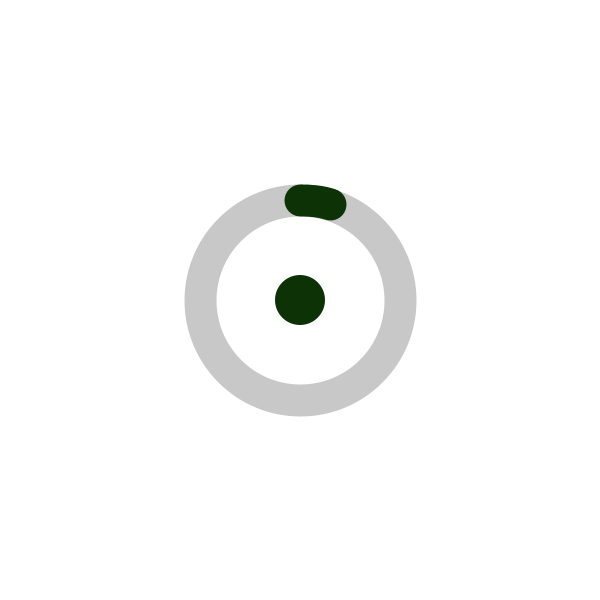
Frame 1 (no input)
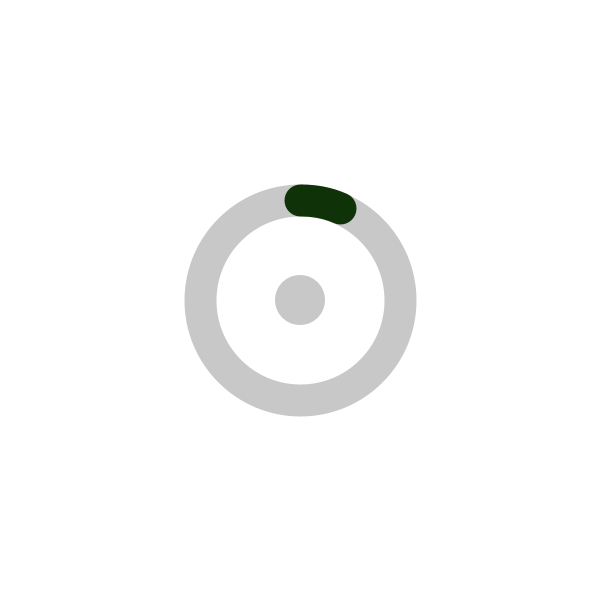
Frame 60 (the mouse pressed at the canvas centre just before this capture)
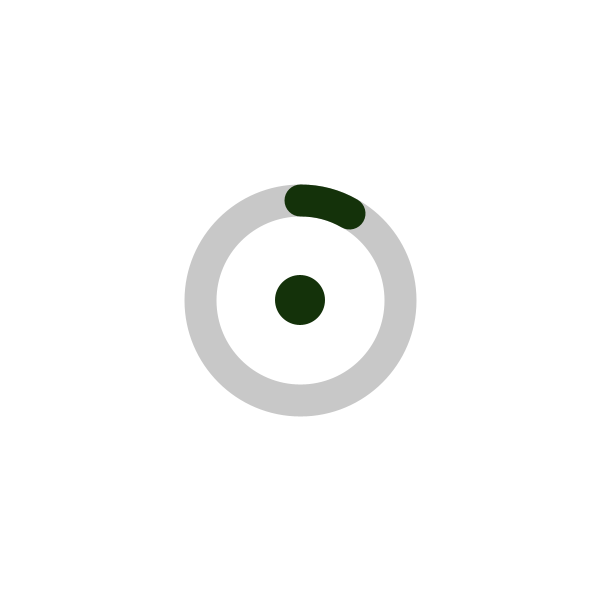
Frame 120 (the mouse held since frame 60 and released just before this capture)

The Processing sketch that drew these frames (run headless with seeded random() and noise(); from frame 60 on, the mouse is pressed at the canvas centre):

// Processing sketch: sketch_211202c
// ── sketch_211202c.pde
void setup() {
  size(600, 600);

  noFill();
  strokeWeight(32);
}

void draw() {
  background(255);
  
  noFill();
  stroke(200, 200, 200);
  ellipse(300, 300, 200, 200);

  stroke(second()*4, 50,second()*2);
  arc(300, 300, 200, 200, PI*1.5, PI*1.5+PI *2 *second()/60);

if(second() % 2 == 0){
  fill(200);
}
else{
  fill(second()*4, 50,second()*2);
}
  noStroke();
  ellipse(300, 300, 50, 50);
}
